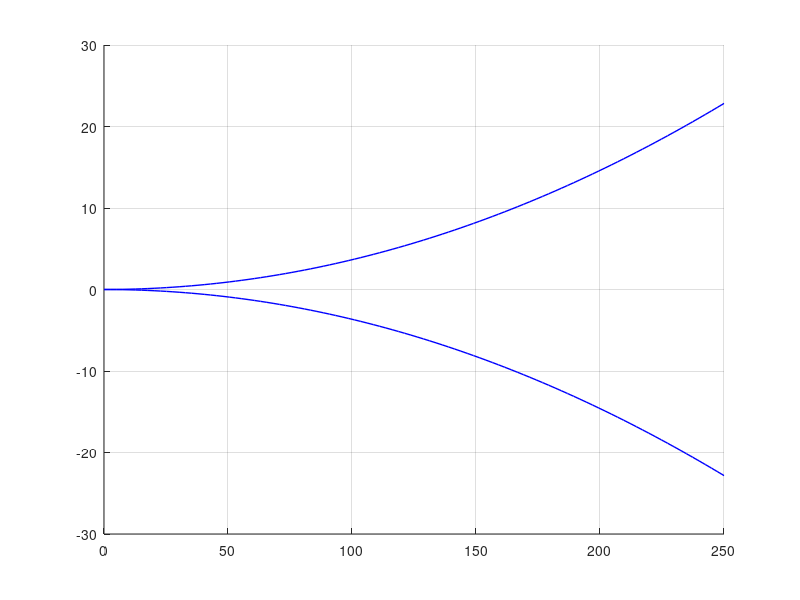

This chart was generated by the following MATLAB code: (Note: this script raises an error after producing the figure.)
% V-n

g = 9.81;
c = 10/12;
WS = 3.5;                 % lb/ft^2
rho = 1.198 * 0.00194032; % slugs/ft^3
Cl_max = 1.0;
Cn_max = Cl_max*1.1;
CL3 = 1.6;
Kc = 33;                  
Ude = 12;
Ude2 = 6;                 % fps
V = linspace(0,250, 100); 

% Kg and mug
mug = 2 * (WS / (rho * c * g * CL3));
Kg = 0.88 * (mug / (5.3 + mug));

% nlims
nlimpos = 3;
nlimneg = -0.4 * nlimpos;

% Stall and Cruise
Vstall = sqrt(2 * (WS / (rho * Cn_max)));
Vcruise_min = Kc*sqrt(WS);
Vdive_min = 1.25 * Vcruise_min;
Va = Vstall * sqrt(nlimpos);

% Stall lines
n = 0.5 .* rho .* V.^2 .* Cn_max .* (1/WS);
n_neg = -n;

% Gust lines
nlimgustC = 1 + ((Kg.*Ude.*V.*CL3)./(498 .* WS));
nlimgustCneg = 1 - ((Kg.*Ude.*V.*CL3)./(498 .* WS));
nlimgustD = 1 + ((Kg.*Ude2.*V.*CL3)./(498 .* WS));
nlimgustDneg = 1 - ((Kg.*Ude2.*V.*CL3)./(498 .* WS));

% Plot 
figure; hold on; grid on;
plot(V, n, 'b', 'LineWidth', 1);
plot(V, n_neg, 'b','LineWidth', 1);
yline(nlimpos, '--', 'LineWidth', 1);
yline(nlimneg, '--', 'LineWidth', 1);
plot(V, nlimgustC, '--r', 'LineWidth', 1);
plot(V, nlimgustCneg, '--r', 'LineWidth', 1);
plot(V, nlimgustD, '--g', 'LineWidth', 1);
plot(V, nlimgustDneg, '--g', 'LineWidth', 1);
plot(Vcruise_min, 0, 'yo', 'MarkerFaceColor','y');
plot(Vstall, 0, 'ko', 'MarkerFaceColor', 'k');
plot(Vdive_min, 0, 'bo', 'MarkerFaceColor', 'b');
%plot(Va, 0, 'ko', 'MarkerFaceColor', 'k');
title('V-n Diagram');
xlabel('V (ft/s)');
ylabel('n (Loading Factor)');
ylim([-2 4]);
